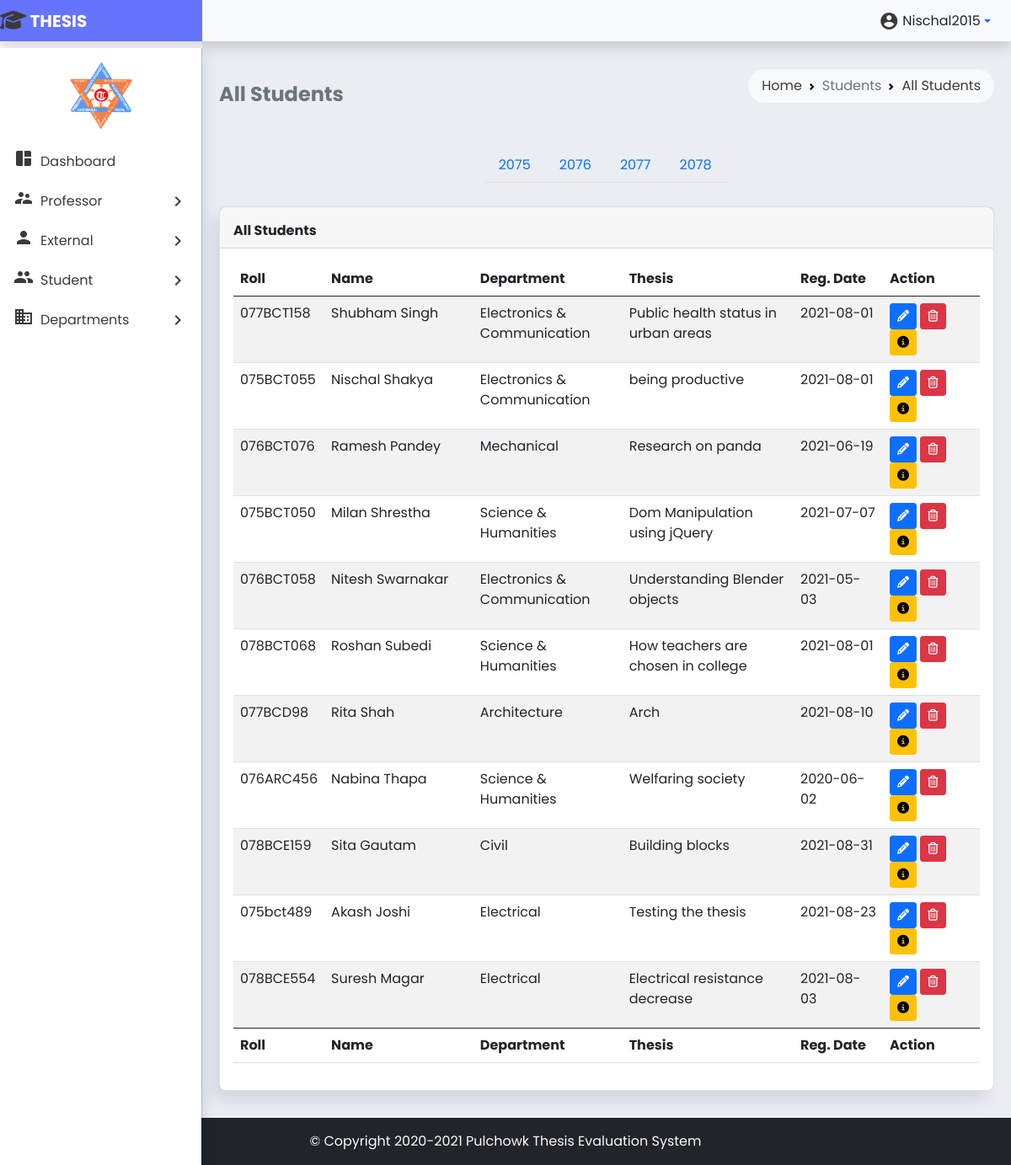
The app's page /allstudents.php (signed in), older data.
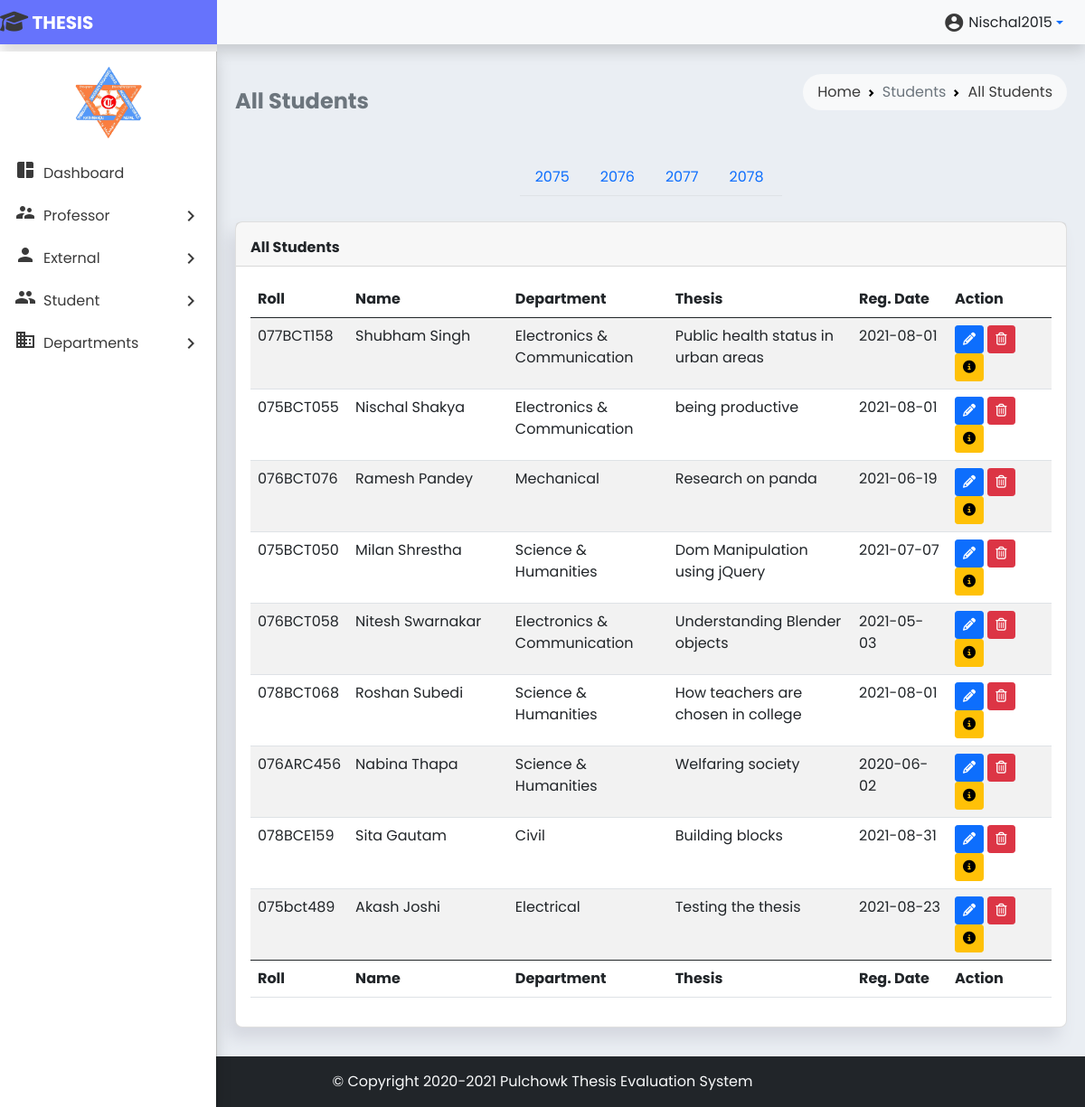
The same page, newer data.
### tables this page shows
CREATE TABLE `students` (
  `student_id` int(5) NOT NULL,
  `student_fname` text NOT NULL,
  `student_lname` text NOT NULL,
  `student_roll` varchar(12) NOT NULL,
  `student_gender` text NOT NULL,
  `student_regdate` date NOT NULL,
  `student_year` int(4) NOT NULL,
  `student_dep` varchar(30) NOT NULL,
  `student_thesis` varchar(255) NOT NULL,
  `ext_id` int(5) DEFAULT NULL
);

### allstudents.php (the view, shortened to what the changed rows need)
<!doctype html>
<html lang="en">
<head>
    <link href="https://cdn.jsdelivr.net/npm/bootstrap@5.0.2/dist/css/bootstrap.min.css" rel="stylesheet"
>
    <link rel="stylesheet" href="https://cdn.datatables.net/1.10.25/css/dataTables.bootstrap5.min.css">
    <link rel="stylesheet" href="styles/style.css">
</head>
<body>
    <?php include 'partials/_dbconnect.php'; ?>
    <?php include 'partials/_editmodal.php'; ?>
    <main class="p-2 mt-1" style="min-height: 800px">
        <div class="container-fluid">
            <div class="row">
                <div class="col-md-12">
                    <div class="card mb-4 mt-1">
                        <div class="card-body">
                            <div class="table-responsive">
                                <table id="student-list" class="table table-striped table-hover" style="width:100%">
                                    <colgroup>
                                    </colgroup>
                                    <thead>
                                        <tr>
                                            <th>Roll</th>
                                            <th>Name</th>
                                            <th>Department</th>
                                            <th>Thesis</th>
                                            <th>Reg. Date</th>
                                            <th>Action</th>
                                        </tr>
                                    </thead>
                                    <tbody>
                                        <?php
                                        if (isset($_GET['year'])) {
                                            $year = $_GET['year'];
                                            $sql = "SELECT * from `students` WHERE `student_year`='$year'";
                                        }
                                        else{
                                            $sql = "SELECT * FROM `students`";
                                        }
                                        $result = mysqli_query($conn, $sql);
                                        while($row = mysqli_fetch_assoc($result)) {
                                            echo '
                                            <tr>
                                            <td>'. $row['student_roll'] .'</td>
                                            <td>'. $row['student_fname'] . ' ' . $row['student_lname'] . '</td>
                                            <td>'. $row['student_dep'] .'</td>
                                            <td>'. $row['student_thesis'] .'</td>
                                            <td>'. $row['student_regdate']. '</td>
                                            <td>
                                            <button type="button" class="edit btn btn-primary btn-sm" id=e'. $row['student_id'] .'  data-bs-placement="bottom" title="Edit" data-bs-toggle="modal" data-bs-target="#studentEditModal">
                                            <i class="fa fa-pencil"></i>
                                            </button>
                                            <button type="button" class="delete btn btn-danger btn-sm" id=d'. $row['student_id'] .' data-bs-toggle="tooltip" data-bs-placement="bottom" title="Delete"><i class="fa fa-trash-o"></i>
                                            </button>
                                            <a role="button" href="studentdetails.php?id='. $row['student_id'] .'" class="information btn btn-warning btn-sm" id='. $row['student_id'] .' title="Details">
                                            <i class="fa fa-info-circle"></i>
                                            </button>
                                            </td>
                                            </tr>';
                                        }
                                        ?>
                                    </tbody>
                                    <tfoot>
                                        <tr>
                                            <th>Roll</th>
                                            <th>Name</th>
                                            <th>Department</th>
                                            <th>Thesis</th>
                                            <th>Reg. Date</th>
                                            <th>Action</th>
                                        </tr>
                                    </tfoot>
                                </table>
                            </div>
                        </div>
                    </div>
                </div>
            </div>
        </div>
    </main>
</body>
</html>

Row changes from the older to the newer data that the page shows:
removed students: student_roll "077BCD98", student_fname "Rita", student_lname "Shah", student_dep "Architecture", student_thesis "Arch", student_regdate "2021-08-10"
removed students: student_roll "078BCE554", student_fname "Suresh", student_lname "Magar", student_dep "Electrical", student_thesis "Electrical resistance decrease", student_regdate "2021-08-03"
